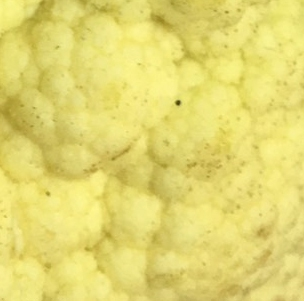
%> input picture data uji/1.jpg, 304 x 301 px; its folder holds only this picture in this run
$ octave Persentase.m   (GNU Octave 9; MATLAB toolbox functions it lacks are replaced by stand-ins)
%> lines starting %> are read from the running program, lines starting %| are printed output that depends on the picture
clc;clear;close all;
%membaca gambar
image_folder = 'C:\Users\Xatalie\Documents\Project PCD\data uji';
filenames = dir(fullfile(image_folder, '*.jpg'));
total_images = numel(filenames);
Z1=[];
bagus=0;
rusak=0;
xsvm="";
for n = 1:total_images
  full_name= fullfile(image_folder, filenames(n).name);
  our_images = imread(full_name);
%> our_images is the input picture: size 301x304x3 uint8; mean R, G, B 227.6, 216.6, 113.1
  img=rgb2gray(our_images);
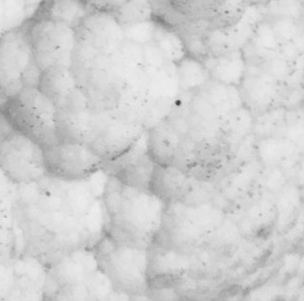
%> img: size 301x304 uint8; min 59, max 238, mean 208.1
  img=histeq(img);
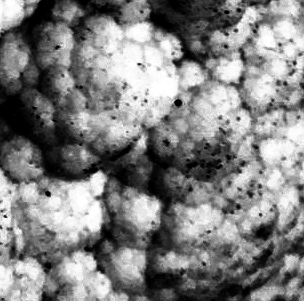
%> img: size 301x304 uint8; min 0, max 255, mean 128.1
%kondisi jika nilai matriks ada 0 semua di tambah 1
if(min(min(img)) == 0)
    img = img + 1;
end
%nilai max pada gambar
maximg = max(max(img));
%> maximg = 255
%panjang dan lebar gambar(pixel)
[panjang,lebar]=size(img);
%> panjang = 301; lebar = 304
%membuat matriks kosong sejumlah 4
matrikskosong=zeros(maximg,maximg,4);
%> matrikskosong: size 255x255x4 double; every value is 0
%glcm 0 derajat
for k =1:panjang
    for l=1:lebar-1
        matriksbantu0 = img(k,l:l+1);
        matrikskosong(matriksbantu0(1,2),matriksbantu0(1,1),1)=matrikskosong(matriksbantu0(1,2),matriksbantu0(1,1),1)+1;
    end
end
%> matrikskosong: size 255x255x4 double; mean R, G, B, A 1.4, 0, 0, 0
matrikstranspose0 = transpose(matrikskosong(:,:,1));
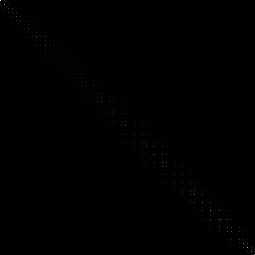
%> matrikstranspose0: size 255x255 double; min 0, max 1738, mean 1.4; drawn with min black and max white
hasil0 = matrikskosong(:,:,1) + matrikstranspose0;
%glcm 45 derajat
for i =1:panjang-1
    for j=1:lebar-1
        matriksbantu45 = img(i:i+1,j:j+1);
        matrikskosong(matriksbantu45(1,2),matriksbantu45(2,1),2)=matrikskosong(matriksbantu45(1,2),matriksbantu45(2,1),2)+1;
    end
end
%> matrikskosong: size 255x255x4 double; mean R, G, B, A 1.4, 1.4, 0, 0
matrikstranspose45 = transpose(matrikskosong(:,:,2));
hasil45 = matrikskosong(:,:,2) + matrikstranspose45;
%glcm 90 derajat
for i =1:panjang-1
    for j=1:lebar
        matriksbantu90 = img(i:i+1,j);
        matrikskosong(matriksbantu90(1,1),matriksbantu90(2,1),3)=matrikskosong(matriksbantu90(1,1),matriksbantu90(2,1),3)+1;
    end
end
%> matrikskosong: size 255x255x4 double; mean R, G, B, A 1.4, 1.4, 1.4, 0
matrikstranspose90 = transpose(matrikskosong(:,:,3));
hasil90 = matrikskosong(:,:,3) + matrikstranspose90;
%glcm 135 derajat
for i =1:panjang-1
    for j=1:lebar-1
        matriksbantu135 = img(i:i+1,j:j+1);
        matrikskosong(matriksbantu135(1,1),matriksbantu135(2,2),4)=matrikskosong(matriksbantu135(1,1),matriksbantu135(2,2),4)+1;
    end
end
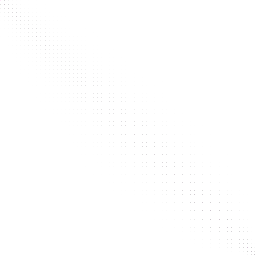
%> matrikskosong: size 255x255x4 double; mean R, G, B, A 1.4, 1.4, 1.4, 1.4; transparent parts drawn white
matrikstranspose135 = transpose(matrikskosong(:,:,4));
hasil135 = matrikskosong(:,:,4) + matrikstranspose135;
%normalisasi
normalisasi0=hasil0/sum(sum(hasil0));
normalisasi45=hasil45/sum(sum(hasil45));
normalisasi90=hasil90/sum(sum(hasil90));
normalisasi135=hasil135/sum(sum(hasil135));
%panjang dan lebar gambar yang telah dinormalisasi
[ukuranx,ukurany]=size(normalisasi0);
%> ukuranx = 255; ukurany = 255
%kontrast 0 derajat
kontrast0=0;
for i=1:ukuranx
    for j=1:ukurany
        kontrast0 = ((i-j)^2*normalisasi0(i,j))+kontrast0;
    end
end
%> after the loop, kontrast0 = 234.3
display(kontrast0);
%| kontrast0 = 234.28
%kontrast 45 derajat
kontrast45=0;
for i=1:ukuranx
    for j=1:ukurany
        kontrast45 = ((i-j)^2*normalisasi45(i,j))+kontrast45;
    end
end
%> after the loop, kontrast45 = 430.4
display(kontrast45);
%| kontrast45 = 430.42
%kontrast 90 derajat
kontrast90=0;
for i=1:ukuranx
    for j=1:ukurany
        kontrast90 = ((i-j)^2*normalisasi90(i,j))+kontrast90;
    end
end
%> after the loop, kontrast90 = 245
display(kontrast90);
%| kontrast90 = 244.99
%kontrast 135 derajat
kontrast135=0;
for i=1:ukuranx
    for j=1:ukurany
        kontrast135 = ((i-j)^2*normalisasi135(i,j))+kontrast135;
    end
end
%> after the loop, kontrast135 = 414.9
display(kontrast135);
%| kontrast135 = 414.92
%means kontrast
kontrastm=(kontrast0+kontrast45+kontrast90+kontrast135)/4;
%> kontrastm = 331.2
display(kontrastm);
%| kontrastm = 331.15
%entropy 0 derajat
jml0=[0];
for i =1:ukuranx
  for j=1:ukurany
      if(normalisasi0(i,j)~=0)
        z=normalisasi0(i,j)*log2(normalisasi0(i,j));
        jml0(1,1)=jml0(1,1)+z;
      end
  end
end
%> after the loop, z = -0.0483
entropy0=jml0(1,1)*-1;
%> entropy0 = 8.75
display(entropy0);
%| entropy0 = 8.7466
%entropy 45 derajat
jml45=[0];
for i =1:ukuranx
  for j=1:ukurany
      if(normalisasi45(i,j)~=0)
        z=normalisasi45(i,j)*log2(normalisasi45(i,j));
        jml45(1,1)=jml45(1,1)+z;
      end
  end
end
%> after the loop, z = -0.0435
entropy45=jml45(1,1)*-1;
%> entropy45 = 9.17
display(entropy45);
%| entropy45 = 9.1660
%entropy 90 derajat
jml90=[0];
for i =1:ukuranx
  for j=1:ukurany
      if(normalisasi90(i,j)~=0)
        z=normalisasi90(i,j)*log2(normalisasi90(i,j));
        jml90(1,1)=jml90(1,1)+z;
      end
  end
end
%> after the loop, z = -0.0485
entropy90=jml90(1,1)*-1;
%> entropy90 = 8.78
display(entropy90);
%| entropy90 = 8.7772
%entropy 135 derajat
jml135=[0];
for i =1:ukuranx
  for j=1:ukurany
      if(normalisasi135(i,j)~=0)
        z=normalisasi135(i,j)*log2(normalisasi135(i,j));
        jml135(1,1)=jml135(1,1)+z;
      end
  end
end
%> after the loop, z = -0.0437
entropy135=jml135(1,1)*-1;
%> entropy135 = 9.14
display(entropy135);
%| entropy135 = 9.1405
%means entropy
entropym=(entropy0+entropy45+entropy90+entropy135)/4;
%> entropym = 8.96
display(entropym);
%| entropym = 8.9576
%homogenitas 0 derajat
hom0=[0];
for i =1:ukuranx
  for j=1:ukurany
  x=1+abs(i-j);
  z=normalisasi0(i,j)/x;
  hom0(1,1)=hom0(1,1)+z;
  end
end
homogenitas0=hom0(1,1);
%> homogenitas0 = 0.318
display(homogenitas0);
%| homogenitas0 = 0.3177
%homogenitas 45 derajat
hom45=[0];
for i =1:ukuranx
  for j=1:ukurany
  x=1+abs(i-j);
  z=normalisasi45(i,j)/x;
  hom45(1,1)=hom45(1,1)+z;
  end
end
homogenitas45=hom45(1,1);
%> homogenitas45 = 0.255
display(homogenitas45);
%| homogenitas45 = 0.2551
%homogenitas 90 derajat
hom90=[0];
for i =1:ukuranx
  for j=1:ukurany
  x=1+abs(i-j);
  z=normalisasi90(i,j)/x;
  hom90(1,1)=hom90(1,1)+z;
  end
end
homogenitas90=hom90(1,1);
%> homogenitas90 = 0.312
display(homogenitas90);
%| homogenitas90 = 0.3123
%homogenitas 135 derajat
hom135=[0];
for i =1:ukuranx
  for j=1:ukurany
  x=1+abs(i-j);
  z=normalisasi135(i,j)/x;
  hom135(1,1)=hom135(1,1)+z;
  end
end
homogenitas135=hom135(1,1);
%> homogenitas135 = 0.261
display(homogenitas135);
%| homogenitas135 = 0.2614
%means homogenitas
homogenitasm=(homogenitas0+homogenitas45+homogenitas90+homogenitas135)/4;
%> homogenitasm = 0.287
display(homogenitasm);
%| homogenitasm = 0.2866
%energy 0 derajat
su0=[0];
for i =1:ukuranx
  for j=1:ukurany
  z=normalisasi0(i,j)*normalisasi0(i,j);
  su0(1,1)=su0(1,1)+z;
  end
end
energy0=su0(1,1);
%> energy0 = 0.00348
display(energy0);
%| energy0 = 3.4779e-03
%energy 45 derajat
su45=[0];
for i =1:ukuranx
  for j=1:ukurany
  z=normalisasi45(i,j)*normalisasi45(i,j);
  su45(1,1)=su45(1,1)+z;
  end
end
energy45=su45(1,1);
%> energy45 = 0.00264
display(energy45);
%| energy45 = 2.6366e-03
%energy 90 derajat
su90=[0];
for i =1:ukuranx
  for j=1:ukurany
  z=normalisasi90(i,j)*normalisasi90(i,j);
  su90(1,1)=su90(1,1)+z;
  end
end
energy90=su90(1,1);
%> energy90 = 0.00342
display(energy90);
%| energy90 = 3.4207e-03
%energy 135 derajat
su135=[0];
for i =1:ukuranx
  for j=1:ukurany
  z=normalisasi135(i,j)*normalisasi135(i,j);
  su135(1,1)=su135(1,1)+z;
  end
end
energy135=su135(1,1);
%> energy135 = 0.00269
display(energy135);
%| energy135 = 2.6946e-03
%means energy
energym=(energy0+energy45+energy90+energy135)/4;
%> energym = 0.00306
display(energym);
%| energym = 3.0575e-03
%menyimpan data training ke excel
Z1=[];
Z=[kontrast0 kontrast45 kontrast90 kontrast135 entropy0 entropy45 entropy90 entropy135 homogenitas0 homogenitas45 homogenitas90 homogenitas135 energy0 energy45 energy90 energy135];
%> Z = [234.3 430.4 245 414.9 8.75 9.17 8.78 9.14 0.318 0.255 0.312 0.261 0.00348 0.00264 0.00342 0.00269]
Z1=[Z1;Z];
%> Z1 has the same summary as Z
xlswrite('datatest',Z1);

%klasifikasi
%> (the run ends here)
